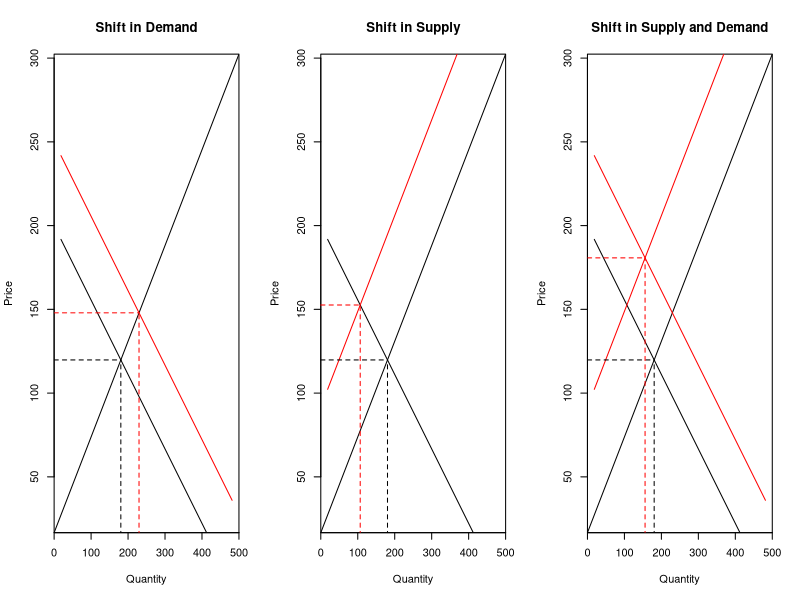
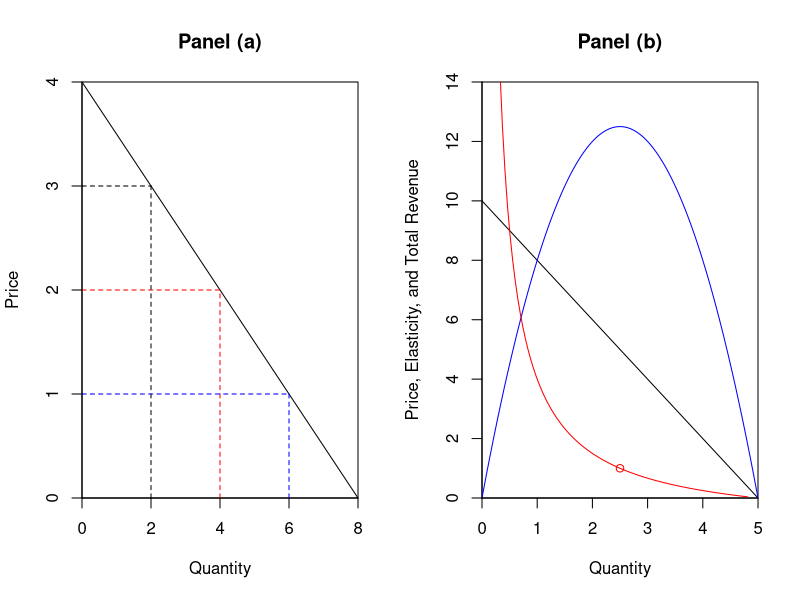
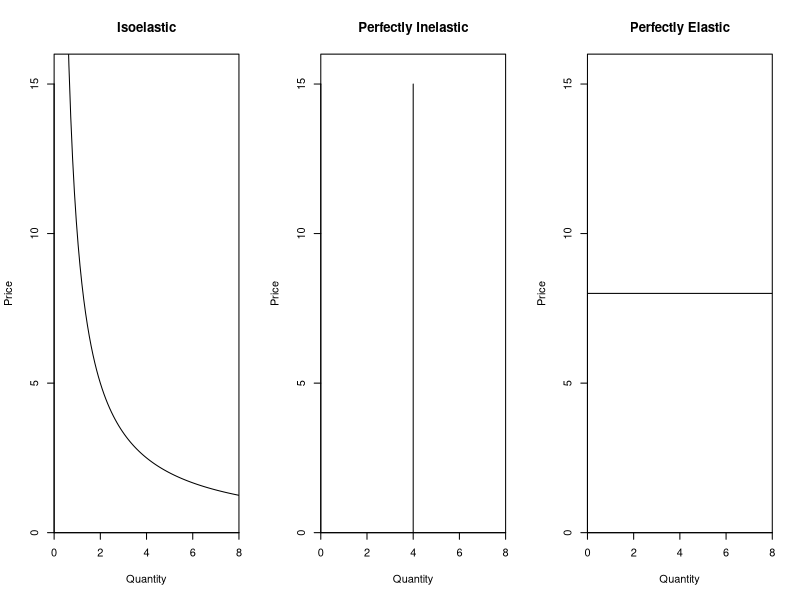
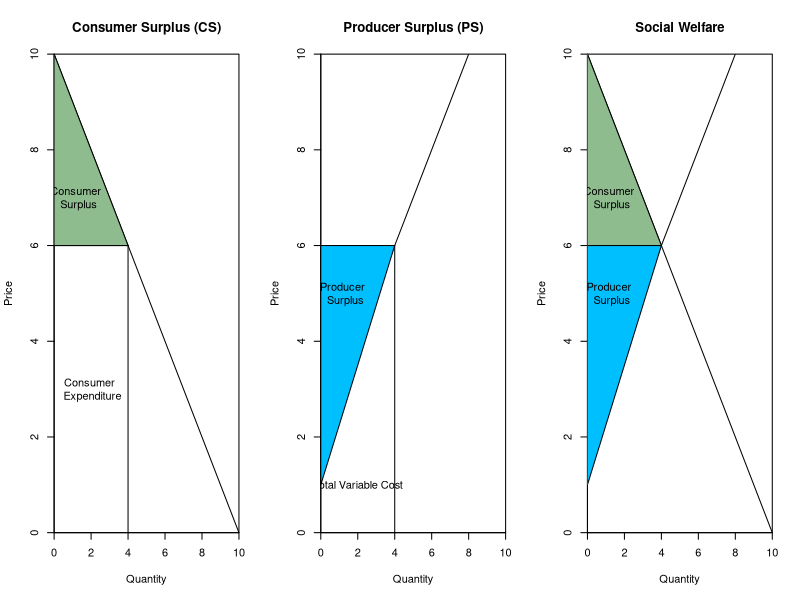

Write the R code that produced these figures, in order.
## ---- chunk 1
supply      = function(x){50/3+x/1.75+ss}      # ss = supply shify
demand      = function(x){200-x/2.25+ds}       # ds = demand shift
equilibrium = function(x){(supply(x)-demand(x))^2}
par(mfrow=c(1,3))
  ds = 0
  ss = 0
  q0 = optim(200,equilibrium,method=c("Brent"),lower=0,upper=500)
  q0 = q0$par
  p0 = demand(q0)
  curve(supply,from=0,to=500,ylab="Price",xlab="Quantity",main="Shift in Demand",
        yaxs="i",xaxs="i")
  curve(demand,add=TRUE)
  ds = 50
  q1 = optim(200,equilibrium,method=c("Brent"),lower=0,upper=500)
  q1 = q1$par
  p1 = demand(q1)
  curve(demand,add=TRUE,col="red")
  segments(q0,0,q0,p0,lty=2)
  segments(0,p0,q0,p0,lty=2)
  segments(q1,0,q1,p1,lty=2,col="red")
  segments(0,p1,q1,p1,lty=2,col="red")     
#--------------------------------------------------------------------------------------------------
  ds = 0
  ss = 0
  q0 = optim(200,equilibrium,method=c("Brent"),lower=0,upper=500)
  q0 = q0$par
  p0 = demand(q0)
  curve(supply,from=0,to=500,ylab="Price",xlab="Quantity",main="Shift in Supply",
        yaxs="i",xaxs="i")
  curve(demand,add=TRUE)
  ss = 75
  q1 = optim(200,equilibrium,method=c("Brent"),lower=0,upper=500)
  q1 = q1$par
  p1 = demand(q1)
  curve(supply,add=TRUE,col="red")
  segments(q0,0,q0,p0,lty=2)
  segments(0,p0,q0,p0,lty=2)
  segments(q1,0,q1,p1,lty=2,col="red")
  segments(0,p1,q1,p1,lty=2,col="red")
#--------------------------------------------------------------------------------------------------
  ds = 0
  ss = 0
  q0 = optim(200,equilibrium,method=c("Brent"),lower=0,upper=500)
  q0 = q0$par
  p0 = demand(q0)
  curve(supply,from=0,to=500,ylab="Price",xlab="Quantity",
        main="Shift in Supply and Demand",yaxs="i",xaxs="i")
  curve(demand,add=TRUE)
  ds = 50
  ss = 75
  q1 = optim(200,equilibrium,method=c("Brent"),lower=0,upper=500)
  q1 = q1$par
  p1 = demand(q1)
  curve(supply,add=TRUE,col="red")
  curve(demand,add=TRUE,col="red")
  segments(q0,0,q0,p0,lty=2)
  segments(0,p0,q0,p0,lty=2)
  segments(q1,0,q1,p1,lty=2,col="red")
  segments(0,p1,q1,p1,lty=2,col="red")  
rm(ds,p0,p1,q0,q1,ss,demand,equilibrium,supply)
## ---- chunk 2
 par(mfrow=c(1,2))
   demand         = function(x){4-0.5*x}
   curve(demand,from=0,to=8,ylab="Price",xlab="Quantity",yaxs="i",xaxs="i",main="Panel (a)")
   segments(2,0,2,3,lty=2)
   segments(0,3,2,3,lty=2)
   segments(4,0,4,2,lty=2,col="red")
   segments(0,2,4,2,lty=2,col="red")
   segments(6,0,6,1,lty=2,col="blue")
   segments(0,1,6,1,lty=2,col="blue") 
#--------------------------------------------------------------------------------------------------
   demand         = function(x){10-2*x}
   revenue        = function(x){x*(10-2*x)} 
   elasticity     = function(x){0.5*(10-2*x)/x} 
   curve(demand,from=0,to=5,ylim=c(0,14),yaxs="i",xaxs="i",
         ylab="Price, Elasticity, and Total Revenue",xlab="Quantity",main="Panel (b)")
   curve(revenue,from=0,to=5,add=TRUE,col="blue")
   curve(elasticity,add=TRUE,col="red")
   points(2.5,1,col="red")
rm(demand,elasticity,revenue)
## ---- chunk 3
     par(mfrow=c(1,3))
          demand         = function(x){10*x^(-1)}
          curve(demand,from=0,to=8,ylab="Price",xlab="Quantity",
                yaxs="i",xaxs="i",main="Isoelastic",yaxs="i",xaxs="i",ylim=c(0,16))
          plot(x=NULL, y=NULL,xlim=c(0,8),ylim=c(0,16),yaxs="i",xaxs="i",
               main="Perfectly Inelastic",ylab="Price",xlab="Quantity")
          segments(4,0,4,15)
          demand         = function(x){8+x*0}
          curve(demand,from=0,to=8,ylab="Price",xlab="Quantity",yaxs="i",xaxs="i",
                main="Perfectly Elastic",yaxs="i",xaxs="i",ylim=c(0,16))
rm(demand)
## ---- chunk 4
fundemand       = function(Q){10-Q}
funsupply       = function(Q){2+Q}
par(mfrow=c(1,3))
        curve(fundemand,from=0,to=10,ylab="Price",xlab="Quantity",yaxs="i",xaxs="i",
              main="Consumer Surplus (CS)",yaxs="i",xaxs="i",ylim=c(0,10))
                segments(0,6,4,6)
                segments(4,0,4,6)
                polygon(c(0,0,4),c(10,6,6),col="darkseagreen")
                text(1.25,7,"Consumer \n Surplus")
                text(2,3,"Consumer \n Expenditure")
        curve(funsupply,from=0,to=10,ylab="Price",xlab="Quantity",yaxs="i",xaxs="i",
              main="Producer Surplus (PS)",yaxs="i",xaxs="i",ylim=c(0,10))
                segments(4,0,4,6)
                polygon(c(0,0,4),c(6,1,6),col="deepskyblue")
                text(1.25,5,"Producer \n Surplus")
                text(2,1,"Total Variable Cost")                        
        curve(fundemand,from=0,to=10,ylab="Price",xlab="Quantity",yaxs="i",xaxs="i",
              main="Social Welfare",yaxs="i",xaxs="i",ylim=c(0,10))
        curve(funsupply,add=TRUE)
                polygon(c(0,0,4),c(10,6,6),col="darkseagreen")
                polygon(c(0,0,4),c(6,1,6),col="deepskyblue")
                text(1.25,7,"Consumer \n Surplus")
                text(1.25,5,"Producer \n Surplus") 
rm(fundemand,funsupply)
